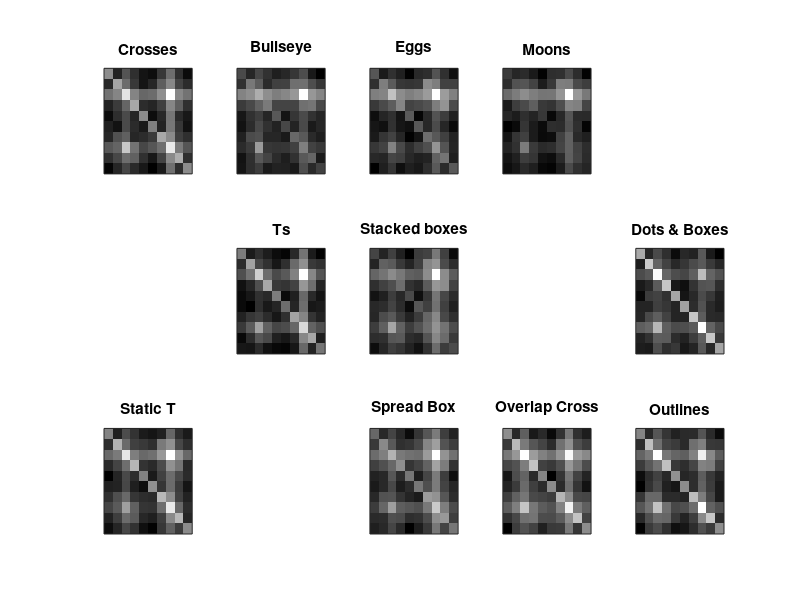

Here is the MATLAB script that generated this plot: (Note: this script raises an error after producing the figure.)
%% Basic Colorbinding Analysis
% Converting Corey's basicAna.R code to Matlab...because I hate R
% v2-For all stimuli types
% v3-Using 4 parameter model, fitting to individual subjects
% Synch with basicAna3v2Subj
close all
clear all
fclose all;
clc
set(0,'defaultlinelinewidth',2)

%% Parse data

% Gather data files
allFiles=dir();
fNames={};
for fi=1:length(allFiles)
    if length(allFiles(fi).name)>4 && allFiles(fi).name(length(allFiles(fi).name)-4)=='1'
        fNames{length(fNames)+1}=allFiles(fi).name;
    end
end

% Gather data
% h is outside, v is inside
% 1) ms-precue- 0, no precue
% 2) resp-v-hv- Did you select an h (1) color or a v (2) color? (2 is correct)
% 3) ms-st-cue- 400 ms,
% 4) nitems- 22 items
% 5) resp-h-pos- Response for first component (0 is correct,numbers are relative position)
% 6) actualStimOn- True stim duration time (I think this is in seconds
% 7) resp-v-pos- Response for second component (0 is correct,numbers are relative position)
% 8) ms-stimon- 94 ms
% 9) resp-h-hv- Did you select an h (1) color or a v (2) color? (1 is correct)
% 10) cue-loc-int- Cued item position (integer)
% 11) cue-loc-x- Cue location x (actual spatial position)
% 12) cue-loc-y- Cue location y (actual spatial position)
% 13) radius- 5.3
% 14) bars-or-spot- 0, basic spots
% 15) npractice- 5
% 16) ntrials- 400
% 17) offsett- -10.5

a=[];
stimtype={'Crosses','Bullseye','Eggs','Moons','Big Diff. Moons','Little Diff. Moons','Ts','Stacked boxes','Windows','Dots & Boxes','Static T','Stack T', 'Spread Box','Overlap Cross','Outlines'};
conditions2=[3.75,5,5.5,4.5,-10.5,-9];
goodVersions=[-1 0 1 2 5 6 8 9 11 12 13]; % The conditions with enough subjects
setLabels={'resp-h-hv','resp-v-hv','resp-h-pos','resp-v-pos','cue-loc-int'};
if ~exist('parsedDataV2.mat')
    allData=cell(1,15);
    numSubjs=zeros(1,15);
    times=nan(50,15,3);
    tempCount=0;
    for fi=1:length(fNames)
        
        try
            fid=fopen(fNames{fi});
            labels=fgets(fid);
            labels=strsplit(labels,',');
            fiData=csvread(fNames{fi},1,0);
            fclose all;
            if size(fiData,1)>=200
                % Regularize data structures
                labels{end+1}='subjectID';
                fiData(:,end+1)=0;
                
                if sum(strcmp('offsett',labels))>0
                    labels{strcmp('offsett',labels)}='offset';
                    labels{end+1}='offset2';
                    fiData(:,end+1)=0;
                end
                
                if size(fiData,2)==17
                    labels{end+1}='offset';
                    fiData(:,strcmp('offset',labels))=0;
                    labels{end+1}='offset2';
                    fiData(:,strcmp('offset2',labels))=0;
                    labels{end+1}='version';
                    fiData(:,strcmp('version',labels))=fiData(1,strcmp('bars-or-spot',labels))-2;
                end
                
                if size(fiData,2)<=20 & sum(strcmp('version',labels)==0)==length(labels)
                    offs=fiData(1,strcmp('offset',labels));
                    labels{end+1}='version';
                    if (offs == 3.75)
                        fiData(:,strcmp('version',labels)) = 1 ;
                        tempCount=tempCount+1;
                    elseif(offs == 5)
                        fiData(:,strcmp('version',labels)) = 2;
                    elseif(offs == 5.5)
                        fiData(:,strcmp('version',labels)) = 3;
                    elseif(offs == 4.5)
                        fiData(:,strcmp('version',labels)) = 4;
                    elseif(offs == -10.5)
                        fiData(:,strcmp('version',labels)) = 5;
                    elseif(offs == -9)
                        fiData(:,strcmp('version',labels)) = 6;
                    elseif(offs == 0)
                        print('1')
                    else
                        print('other thing')
                    end
                end
                version=fiData(1,strcmp('version',labels));
                if version==12
                   disp('') 
                end
                orgData=nan(size(fiData,1),length(setLabels));
                for i=1:length(setLabels)
                    orgData(:,i)=fiData(:,find(strcmp(setLabels{i},labels)));
                end
                if size(orgData,1)<500
                    orgData(end+1:500,:)=nan;
                end
                allData{version+2}=cat(3,allData{version+2},orgData);
                numSubjs(version+2)=numSubjs(version+2)+1;
                times(numSubjs(version+2),version+2,1)=fiData(1,strcmp('ms-st-cue',labels));
                times(numSubjs(version+2),version+2,2)=fiData(1,strcmp('ms-precue',labels));
                times(numSubjs(version+2),version+2,3)=fiData(1,strcmp('ms-stimon',labels));
                %
                %             if size(fiData,2)==17
                %                 version=fiData(1,find(strcmp('bars-or-spot',labels)));
                %             elseif size(fiData,2)<=20 && sum(strcmp('version',labels))==0
                %                 version=fiData(1,find(strcmp('bars-or-spot',labels)));
                %
                %             end
            end
        catch
            excludeData(fi)=1;
        end
        
    end
    
    save('parsedDataV2.mat','fNames','numSubjs','allData','times')
else
    load('parsedDataV2.mat')
end

%% Probability of selecting a given position and component

allRes=cell(1,length(allData));
hitRate=zeros(2,length(allData));
% For each condition
for ci=1:length(allData)
    currCond=allData{ci};
    
    hComp=nan(2,5,size(currCond,3)); 
    vComp=nan(2,5,size(currCond,3));
    % For each subject
    for si=1:size(currCond,3)
        % For vcomp
        % What component did you select?
        vCompSel=currCond(:,2,si)==1; % selected h
        vPosData=currCond(:,4,si);
        
        % For v trials in which you selected the h component, what position
        % was that component?
        vselPosH=vPosData(vCompSel);
        [vselPosHCounts]=hist(vselPosH,5);
        
        
        % For v trials in which you selected the v component, what position
        % was that component?
        vselPosV=vPosData(~vCompSel);
        [vselPosVCounts]=hist(vselPosV,5);
        
        vComp(1,:,si)=vselPosHCounts/sum([vselPosHCounts vselPosVCounts]);
        vComp(2,:,si)=vselPosVCounts/sum([vselPosHCounts vselPosVCounts]);
        
        % For hComp------------------------------------------------------------
        % What component did you select?
        hCompSel=currCond(:,1,si)==1; % selected h
        hPosData=currCond(:,3,si);
        
        % For h trials in which you selected the h component, what position
        % was that component?
        hselPosH=hPosData(hCompSel);
        [hselPosHCounts]=hist(hselPosH,5);
        
        
        % For h trials in which you selected the v component, what position
        % was that component?
        hselPosV=hPosData(~hCompSel);
        [hselPosVCounts]=hist(hselPosV,5);
        
        hComp(1,:,si)=hselPosHCounts/sum([hselPosHCounts hselPosVCounts]);
        hComp(2,:,si)=hselPosVCounts/sum([hselPosHCounts hselPosVCounts]);
        
        hits=sum((currCond(:,2,si)==2 & currCond(:,4,si)==0 ) & (currCond(:,1,si)==1 & currCond(:,3,si)==0 ));
        hitRate(:,ci)=hitRate(:,ci)+[hits;size(currCond,1)];
    end
    
    allRes{ci}={vComp hComp};
end

% Hit rates
% 1-4 have good hit rates
% 5, 6, 9 and 12 didn't have many subjects
% 7, 8, 10, 11, 13, 14 and 15 have high error rates
    
%% Color switching reports

colReport=cell(1,length(allData));
colReport2=cell(1,length(allData));

% For given subject the matrix is Reports for h(hv) by Reports for v(hv)
figure('Position', [100, 100, 1049, 895]);set(gcf,'color','w');
for ci=1:length(allData)
    currCond=allData{ci};
    
    tempCR=nan(10,10,size(currCond,3));
    tempCR2=nan(10,10,size(currCond,3));
    % For each subject
    for si=1:size(currCond,3)
        % For vcomp
        % What component did you select?
        vCompSel=currCond(:,2,si)==1; % selected h
        vPosData=currCond(:,4,si);
        
        % For the v-component did you select an h-comp (1:5) or a v-comp(6:10)?
        vAll=nan(size(vPosData));
        vAll(vCompSel)=vPosData(vCompSel)+3;
        vAll(~vCompSel)=vPosData(~vCompSel)+8;
        
        % For hComp
        % What component did you select?
        hCompSel=currCond(:,1,si)==1; % selected h
        hPosData=currCond(:,3,si);
        
        % For the h-component did you select an h-comp (1:5) or a v-comp(6:10)?
        hAll=nan(size(hPosData));
        hAll(hCompSel)=hPosData(hCompSel)+3;
        hAll(~hCompSel)=hPosData(~hCompSel)+8;
        
        % Count matrix
        cr=zeros(10,10,length(hAll));
        for ti=1:sum(~isnan(hAll))
            cr(hAll(ti),vAll(ti),ti)=1;
        end
        tempCR(:,:,si)=mean(cr,3);
        tempCR2(:,:,si)=sum(cr,3);
        
    end
    colReport{ci}=tempCR;
    colReport2{ci}=tempCR2;
    gc=[1     2     3     4     7     8    10    11    13    14    15];
    if sum(ci==gc,2)==1
        subplot(3,5,ci)
        imagesc(log(mean(tempCR,3)));
        colormap(gray(256))
        title(stimtype{ci})
        set(gca,'xtick',[])
        set(gca,'ytick',[])
    end
    %     ylabel('H-Component')
    %     xlabel('V-Component')
end

% for fm6v2
quickie = @(params,currCount)(fullmodel6v2(params,currCount));
startParam=[.1 .15 .2 .8]; % whole, part, color, double guess
lbound=[0 0 0 0 ];
ubound=[1 1 .5 inf ];
name='probSampsInd_fm6v2.mat';

numSamp=40;
if ~exist(name)
    params=nan(length(stimtype),length(startParam),numSamp);
    % P-Whole, P-Part_A/B, P-Color_A/B, sd_whole, sd_part,sd_color
    for ci=1:length(stimtype)
        disp(stimtype{ci})
        a=[];
        for si=1:size(colReport2{ci},3)

            % Sample subjects
            currCount=colReport2{ci}(:,:,si);
            
            if sum(sum(colReport2{ci}(:,:,si)))>=400 % Eliminate subjects without enough samples
                fx = @(params2)(quickie(params2,currCount));
                [PAR_v4{ci} fval]= fminsearchbnd(fx, startParam,lbound,ubound);
                
                params(ci,:,si)=PAR_v4{ci};
                temp=PAR_v4{ci};
                %disp(temp)
                a=[a temp(1)];
            else
                disp('hi')
            end
        end
        %disp(PAR_v4{ci})
    end
    save(name,'params')
else
    
    load(name)
end

goodCond=sum(~isnan(params(:,1,:)),3)>10; % Eliminate conds without enough subjs

figure('Position', [100, 100, 1049, 895]);set(gcf,'color','w');
modllk=nan(10,10,length(stimtype));
modcounts=nan(10,10,length(stimtype));
for ci=1:length(stimtype)
    currCount=sum(colReport2{ci},3);
    if sum(~isnan(squeeze(params(ci,:,:))),2)>10
        [residual mllk]=fullmodel6v2_llk(nanmean(params(ci,:,:),3),currCount);
        modllk(:,:,ci)=mllk;
        modcounts(:,:,ci)=mllk.*sum(currCount(:));
        subplot(3,5,ci)
        imagesc(log(modcounts(:,:,ci)));
        colormap(gray(256))
        title(stimtype{ci})
        set(gca,'xtick',[])
        set(gca,'ytick',[])
    else
        disp(ci)
    end
end

%% Get params
pWhole=params(goodCond,1,:);
pPart=params(goodCond,2,:);
pColor=params(goodCond,3,:);
sdSamp=params(goodCond,4,:);

pWholeMu=nanmean(params(goodCond,1,:),3);
pPartMu=nanmean(params(goodCond,2,:),3);
pColorMu=nanmean(params(goodCond,3,:),3);
sdSampMu=nanmean(params(goodCond,4,:),3);

pWholeSE=nanstd(params(goodCond,1,:),[],3)./sqrt(sum(~isnan(params(goodCond,1,:)),3));
pPartSE=nanstd(params(goodCond,2,:),[],3)./sqrt(sum(~isnan(params(goodCond,2,:)),3));
pColorSE=nanstd(params(goodCond,3,:),[],3)./sqrt(sum(~isnan(params(goodCond,3,:)),3));
sdSampSE=nanstd(params(goodCond,4,:),[],3)./sqrt(sum(~isnan(params(goodCond,4,:)),3));

%% Plot
figure('Position', [100, 100, 895, 895]);set(gcf,'color','w');
hold on
errorbar(pPartMu,pWholeMu,pWholeSE,'k.')
herrorbar(pPartMu,pWholeMu,pPartSE,'k.')
xlabel('P-Part');ylabel('P-Whole')
shiftFig;
hold off

figure('Position', [100, 100, 895, 895]);set(gcf,'color','w');
hold on
errorbar(pPartMu,pColorMu,pColorSE,'k.')
herrorbar(pPartMu,pColorMu,pPartSE,'k.')
xlabel('P-Part');ylabel('P-Color')
ylim([0 .3])
shiftFig;
hold off

figure('Position', [100, 100, 895, 895]);set(gcf,'color','w');
hold on
errorbar(pColorMu,pWholeMu,pWholeSE,'k.')
herrorbar(pColorMu,pWholeMu,pColorSE,'k.')
xlabel('P-Color');ylabel('P-Whole')
xlim([0 .3])
shiftFig;
hold off





